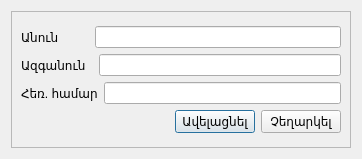
<?xml version="1.0" encoding="UTF-8"?>
<ui version="4.0">
 <class>AddSupplierDlg</class>
 <widget class="QDialog" name="AddSupplierDlg">
  <property name="geometry">
   <rect>
    <x>0</x>
    <y>0</y>
    <width>362</width>
    <height>159</height>
   </rect>
  </property>
  <property name="sizePolicy">
   <sizepolicy hsizetype="Preferred" vsizetype="Fixed">
    <horstretch>0</horstretch>
    <verstretch>0</verstretch>
   </sizepolicy>
  </property>
  <property name="windowTitle">
   <string>Add Supplier</string>
  </property>
  <layout class="QGridLayout" name="gridLayout">
   <item row="0" column="0">
    <widget class="QScrollArea" name="scrollArea">
     <property name="widgetResizable">
      <bool>true</bool>
     </property>
     <widget class="QWidget" name="scrollAreaWidgetContents">
      <property name="geometry">
       <rect>
        <x>0</x>
        <y>0</y>
        <width>342</width>
        <height>139</height>
       </rect>
      </property>
      <layout class="QGridLayout" name="gridLayout_2">
       <item row="0" column="0">
        <layout class="QVBoxLayout" name="verticalLayout_3">
         <item>
          <layout class="QVBoxLayout" name="verticalLayout">
           <item>
            <layout class="QHBoxLayout" name="horizontalLayout_4">
             <item>
              <layout class="QHBoxLayout" name="horizontalLayout">
               <item>
                <widget class="QLabel" name="label">
                 <property name="text">
                  <string>Անուն         </string>
                 </property>
                </widget>
               </item>
              </layout>
             </item>
             <item>
              <widget class="QLineEdit" name="lineEdit"/>
             </item>
            </layout>
           </item>
           <item>
            <layout class="QHBoxLayout" name="horizontalLayout_5">
             <item>
              <layout class="QHBoxLayout" name="horizontalLayout_2">
               <item>
                <widget class="QLabel" name="label_2">
                 <property name="text">
                  <string>Ազգանուն  </string>
                 </property>
                </widget>
               </item>
              </layout>
             </item>
             <item>
              <widget class="QLineEdit" name="lineEdit_2"/>
             </item>
            </layout>
           </item>
           <item>
            <layout class="QHBoxLayout" name="horizontalLayout_6">
             <item>
              <layout class="QHBoxLayout" name="horizontalLayout_3">
               <item>
                <widget class="QLabel" name="label_3">
                 <property name="text">
                  <string>Հեռ. համար</string>
                 </property>
                </widget>
               </item>
              </layout>
             </item>
             <item>
              <widget class="QLineEdit" name="lineEdit_3"/>
             </item>
            </layout>
           </item>
          </layout>
         </item>
         <item>
          <layout class="QVBoxLayout" name="verticalLayout_2">
           <item>
            <layout class="QHBoxLayout" name="horizontalLayout_7">
             <item>
              <spacer name="horizontalSpacer_4">
               <property name="orientation">
                <enum>Qt::Horizontal</enum>
               </property>
               <property name="sizeHint" stdset="0">
                <size>
                 <width>40</width>
                 <height>20</height>
                </size>
               </property>
              </spacer>
             </item>
             <item>
              <widget class="QPushButton" name="pushButton">
               <property name="text">
                <string>Ավելացնել</string>
               </property>
              </widget>
             </item>
             <item>
              <widget class="QPushButton" name="pushButton_2">
               <property name="text">
                <string>Չեղարկել</string>
               </property>
              </widget>
             </item>
            </layout>
           </item>
          </layout>
         </item>
        </layout>
       </item>
      </layout>
     </widget>
    </widget>
   </item>
  </layout>
 </widget>
 <resources/>
 <connections/>
</ui>
